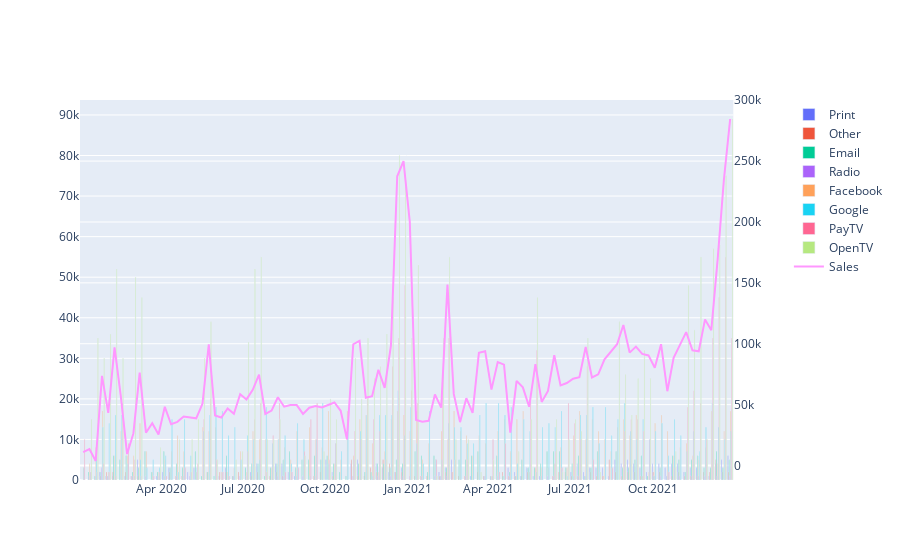

Notebook code for this chart:
### Code cell
import plotly.graph_objects as go
from plotly.subplots import make_subplots

fig = make_subplots(specs=[[{"secondary_y": True}]])
medios = ['Print', 'Other', 'Email', 'Radio', 'Facebook', 'Google', 'PayTV', 'OpenTV']
for medio in medios:
    fig.add_trace(go.Bar(x=data_CF['Date'], y=data_CF[medio], name=medio), secondary_y=False)
fig.add_trace(go.Scatter(x=data_CF['Date'], y=data_CF['Sales'], name='Sales'), secondary_y=True)

fig.show()
